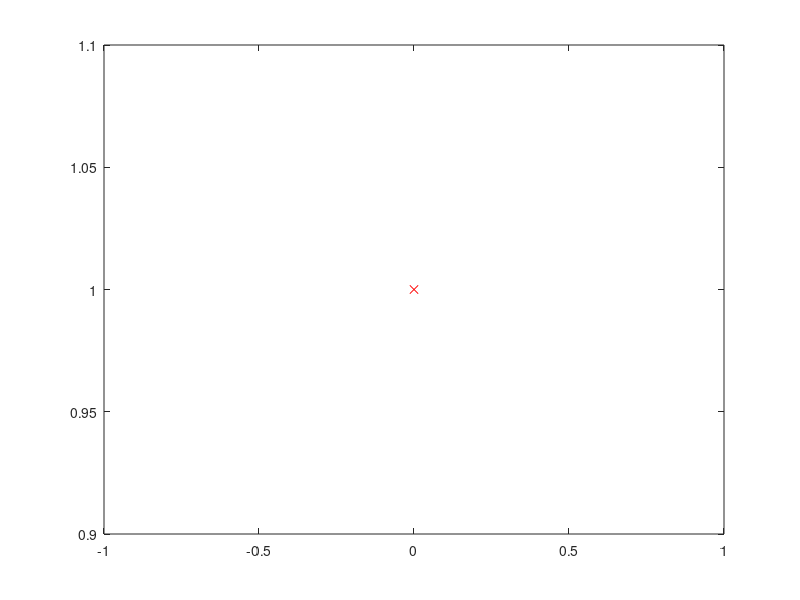

Source code (MATLAB): (Note: this script raises an error after producing the figure.)

close all; clear all

% min -x1 - x2 s.t. x1^2 + x2^2 = 1

f = @(x) - x(1) - x(2);  
df = @(x) [-1; -1];

c = @(x) x(1)^2 + x(2)^2 - 1;
A = @(x) [2*x(1), 2*x(2)];

HL = @(x,lambda) diag([- 2*lambda, -2*lambda]);

x0 = [0;1]; lambda0 = -1;
x(:,1) = x0; lambda(1,:) = lambda0;

plot(x(1,1),x(2,1),'rx'); hold on;
syms x1; syms x2;  ezplot((x1).^2+(x2).^2-1); % plot circle
xlim([-1.5,1.5]); ylim([-1.5,1.5]);


for i = 1:10
    [p,fval,exitflag,output,lo] = quadprog(HL(x(:,i),lambda(i)),df(x(:,i))',[],[], A(x(:,i)),-c(x(:,i)));
    l = -lo.eqlin;
    
    % z = [ HL(x(:,i),lambda(i)), -A(x(:,i))'; A(x(:,i)), 0] \ [-df(x(:,i)); -c(x(:,i))];
    % p = z(1:2);
    % l = z(3);
    
    x(:,i+1) = x(:,i) + p;
    lambda(:,i+1) = l;
    
    plot(x(1,i+1),x(2,i+1),'rx');    
end

        